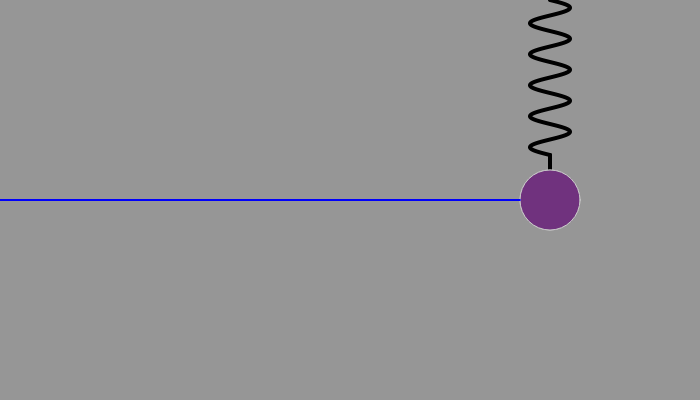
Frame 1 (no input)
Frame 60 (no input): identical to frame 1, image omitted
Frame 120 (the mouse pressed at the canvas centre since frame 60): identical to frame 1, image omitted

The p5.js sketch that drew this single still picture (run headless with seeded random() and noise() and a simulated clock; from frame 60 on, the mouse is pressed at the canvas centre):

// p5.js sketch
// ── sketch.js
/*

 Title: Simulation damped spring
 Author: Juan Carlos Ponce Campuzano
 Date: 18/Jul/2023
 Updated: 23/05/2025
 Instructions: Click on mass and drag to start animation
 
*/

// Spring drawing constants 
let springHeight = 32,
    left,
    right,
    maxHeight = 400,
    minHeight = 0,
    over = false,
    move = false,
    points = [],
    maxPoints = 100;
    diam = 60;

// Spring simulation constants
let M = 10.8,  // Mass
    K = 0.2,  // Spring constant
    D = 0.99, // Damping
    R = 200;  // Rest position

// Spring simulation constants
let ps = R,   // Position
    vs = 0.0, // Velocity
    as = 0,   // Acceleration
    f = 0;    // Force

function setup() {
  createCanvas(700, 400);
  rectMode(CORNERS);
  noStroke();
  left = width / 2 + 200;
  right = width / 2 - 100;
  
  for (let i=0; i<maxPoints; i++) {
    points[i] = ps; 
  }
  
}

function draw() {
  background(150);

  updateSpring();

  drawSpringCurve(ps - 45, 0, left);
  drawSpringMass();

  drawSpringMass();
  updateGraph();
  drawGraph();
}

/* Auxiliary functions */

function drawSpringCurve(y0, y1, A) {
  //2sin(10 * 2π (t - y_1) / (y_0 - y_1)) + x(A2)
  push();
  stroke(0);
  strokeWeight(4);
  noFill();
  beginShape();
  for (let k = -y1; k < y0; k = k + 0.01) {
    let x = 20 * sin((10 * PI * (k - y1)) / (y0 - y1)) + A;
    let y = k;
    vertex(x, y);
  }
  endShape();
  line(left, ps - 45, left, ps - 20);
  pop();
}

function drawSpringMass() {
  // Set color and draw top bar
  if (over || move) {
    fill(204, 179, 255);
  } else {
    fill(112, 50, 126);
  }
  stroke(200);
  ellipse(left, ps, diam);
}

function updateSpring() {
  // Update the spring position
  if (!move) {
    f = -K * (ps - R); // f=-ky
    as = f / M; // Set the acceleration, f=ma == a=f/m
    vs = D * (vs + as); // Set the velocity
    ps = ps + vs; // Updated position
  }

  if (abs(vs) < 0.1) {
    vs = 0.0;
  }

  // Test if mouse if over the circle (mass)
  let d = dist(left, ps, mouseX, mouseY);
  if (d < diam / 2 && !move) {
    over = true;
    cursor("grab");
  } else if (d < diam / 2 && move) {
    over = true;
    cursor("grabbing");
  } else {
    over = false;
    cursor("default");
  }

  // Set and constrain the position of top bar
  if (move) {
    ps = mouseY - springHeight / 2;
    ps = constrain(ps, minHeight, maxHeight);
  }
}

function updateGraph() {
  points.shift();
  points.push(ps);
}

function drawGraph() {
  push();
  stroke(0, 0, 250);
  strokeWeight(2);
  noFill();
  beginShape();
  for (let i = 0; i < maxPoints; i++) {
    vertex(i * 5.25, points[i]);
  }
  endShape();
  pop();
}

function mousePressed() {
  if (over) {
    move = true;
  }
}

function mouseReleased() {
  //cursor('default');
  move = false;
}
